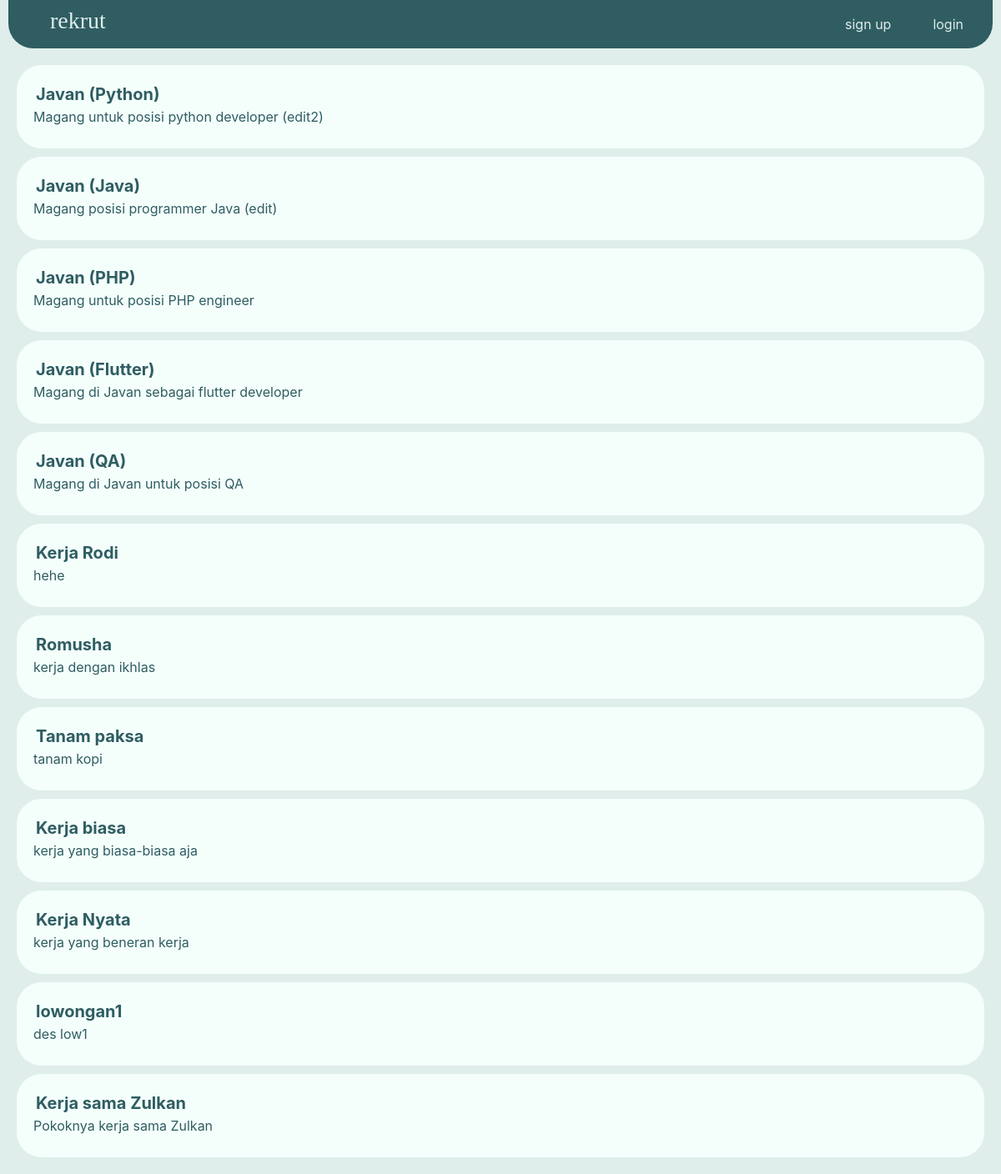
The page / on the database its author committed.
### rekrutmen/models.py (models this page shows, shortened)
class Job(models.Model):
    job_name = models.CharField(max_length=100)
    description = models.TextField()
    hdc_id = models.ForeignKey(User, on_delete=models.CASCADE, null=True)
    tests = models.ManyToManyField(Test)

### rekrutmen/views.py (the view)
# urls.py: path('', views.dashboard, name='dashboard'),
def dashboard (request):
    job_list = Job.objects.all()
    usr_job_list_lst =""
    is_hdc = False
    is_pelamar = False
    try:
        usr_job_list = JobList.objects.filter(pelamar_id=request.user)
        print('user role adalah', str (request.user.member.role))
        usr_job_list_lst = [j.job for j in usr_job_list]
        if str (request.user.member.role) == 'HDC':
            is_hdc = True
        if str (request.user.member.role) == 'Pelamar':
            is_pelamar = True
    except:
        is_hdc = False
        is_pelamar = False
    context = { 'is_hdc': is_hdc,
                'is_pelamar': is_pelamar,
                'job_list': job_list,
                'usr_job_list': usr_job_list_lst,
                'applied': False
                }
    return render (request, 'public/dashboard.html', context)

### rekrutmen/templates/public/dashboard.html (shortened to what this page needs)
{% extends 'public/base.html' %}
{% block content %}
<div class="content">
    <div class="content-card">
        <ul>
            {% for job in job_list %}
            <li>
                <div class="job-card">
                    <div>
                        <h5>{{ job.job_name }}</h5>
                        <p>{{ job.description }}</p>
                    </div>
                </div>
            </li>
            {% endfor %}
        </ul>
    </div>
</div>
{% endblock %}

### rekrutmen/templates/public/base.html (shortened to what this page needs)
{% load static %}
<!DOCTYPE html>
<html lang="en" xml:lang="en">
<head>
    <link rel="stylesheet" href="https://stackpath.bootstrapcdn.com/bootstrap/4.1.3/css/bootstrap.min.css">
    <link rel="stylesheet"  href="{%  static  'css/style.css'  %}">
</head>
<body>
    <div class="navbar">
        <div class="header-title">
            <a href="{% url 'dashboard' %}"><h3>rekrut</h3></a>
        </div>
        <div class="menu">
            <ul>
                {% if user.is_authenticated %}
                <li><a href="#">{{ user.username }}</a></li>
                <li><a href="{% url 'logout' %}">logout</a></li>
                    {% if is_pelamar == True %}
                    <li><a href="{% url 'pelamar' %}">lamaran saya</a></li>
                    {% endif %}
                {% else %}
                <li><a href="{% url 'login' %}">login</a></li>
                <li><a href="{% url 'register' %}">sign up</a></li>
                {% endif %}
            </ul>
        </div>
    </div>
    <div>
	{% block content %}
	{% endblock %}
    </div>
</body>
</html>

### rekrutmen/static/css/style.css (style rules this page uses)
:root { --main-light: #DFEEEA; --main-dark: #2F5D62; --dark-accent: #5E8B7E; --light-accent: #A7C4BC; }
body { background-color: var(--main-light) }
.navbar { background-color: var(--main-dark); margin-left: 10px; margin-right: 10px; margin-bottom: 10px; padding: 0px; border-radius: 0px 0px 30px 30px }
.navbar ul { list-style-type: none; margin: 0; padding: 10px; overflow: hidden; }
.navbar li { float: right; }
.navbar li a { display: block; color: var(--main-light); text-align: center; padding: 7px 25px; border-radius: 30px; }
.header-title { float: left; color: var(--main-light); display: block; padding: 7px 10px; padding-left: 50px; text-align: center; font-family: "nasalization"; }
.header-title a { text-decoration: none; color: var(--main-light); }
.content { height: 100%; margin: 10px; display: flex; justify-content: center; }
.content-card { color: var(--main-dark); width: 100%; list-style-type: none; }
.content-card ul { list-style-type: none; margin: 0; padding: 0; overflow: hidden; }
.job-card { background-color: #f4fffc; height: 100px; border-radius: 30px; padding: 20px; margin: 10px; display: flex; justify-content: space-between; }
.job-card h5 { font-weight: bold; margin: 3px; }

### rows shown on the page
Job: job_name "Javan (Python)", description "Magang untuk posisi python developer (edit2)"
Job: job_name "Javan (Java)", description "Magang posisi programmer Java (edit)"
Job: job_name "Javan (PHP)", description "Magang untuk posisi PHP engineer"
Job: job_name "Javan (Flutter)", description "Magang di Javan sebagai flutter developer"
Job: job_name "Javan (QA)", description "Magang di Javan untuk posisi QA"
Job: job_name "Kerja Rodi", description "hehe"
Job: job_name "Romusha", description "kerja dengan ikhlas"
Job: job_name "Tanam paksa", description "tanam kopi"
Job: job_name "Kerja biasa", description "kerja yang biasa-biasa aja"
Job: job_name "Kerja Nyata", description "kerja yang beneran kerja"
Job: job_name "lowongan1", description "des low1"
Job: job_name "Kerja sama Zulkan", description "Pokoknya kerja sama Zulkan"
